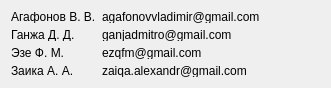
<?xml version="1.0" encoding="UTF-8"?>
<ui version="4.0">
 <class>FormContact</class>
 <widget class="QWidget" name="FormContact">
  <property name="geometry">
   <rect>
    <x>0</x>
    <y>0</y>
    <width>331</width>
    <height>88</height>
   </rect>
  </property>
  <property name="minimumSize">
   <size>
    <width>331</width>
    <height>88</height>
   </size>
  </property>
  <property name="maximumSize">
   <size>
    <width>999999</width>
    <height>999999</height>
   </size>
  </property>
  <property name="windowTitle">
   <string>Контакты</string>
  </property>
  <layout class="QFormLayout" name="formLayout_2">
   <item row="0" column="0">
    <widget class="QLabel" name="label">
     <property name="text">
      <string>Агафонов В. В.</string>
     </property>
    </widget>
   </item>
   <item row="0" column="1">
    <widget class="QLabel" name="label_5">
     <property name="text">
      <string>agafonovvladimir@gmail.com</string>
     </property>
    </widget>
   </item>
   <item row="1" column="0">
    <widget class="QLabel" name="label_2">
     <property name="text">
      <string>Ганжа Д. Д.</string>
     </property>
    </widget>
   </item>
   <item row="1" column="1">
    <widget class="QLabel" name="label_7">
     <property name="text">
      <string>ganjadmitro@gmail.com</string>
     </property>
    </widget>
   </item>
   <item row="2" column="0">
    <widget class="QLabel" name="label_3">
     <property name="text">
      <string>Эзе Ф. М.</string>
     </property>
    </widget>
   </item>
   <item row="2" column="1">
    <widget class="QLabel" name="label_8">
     <property name="text">
      <string>ezqfm@gmail.com</string>
     </property>
    </widget>
   </item>
   <item row="3" column="0">
    <widget class="QLabel" name="label_4">
     <property name="text">
      <string>Заика А. А.</string>
     </property>
    </widget>
   </item>
   <item row="3" column="1">
    <widget class="QLabel" name="label_6">
     <property name="text">
      <string>zaiqa.alexandr@gmail.com</string>
     </property>
    </widget>
   </item>
  </layout>
 </widget>
 <resources/>
 <connections/>
</ui>
